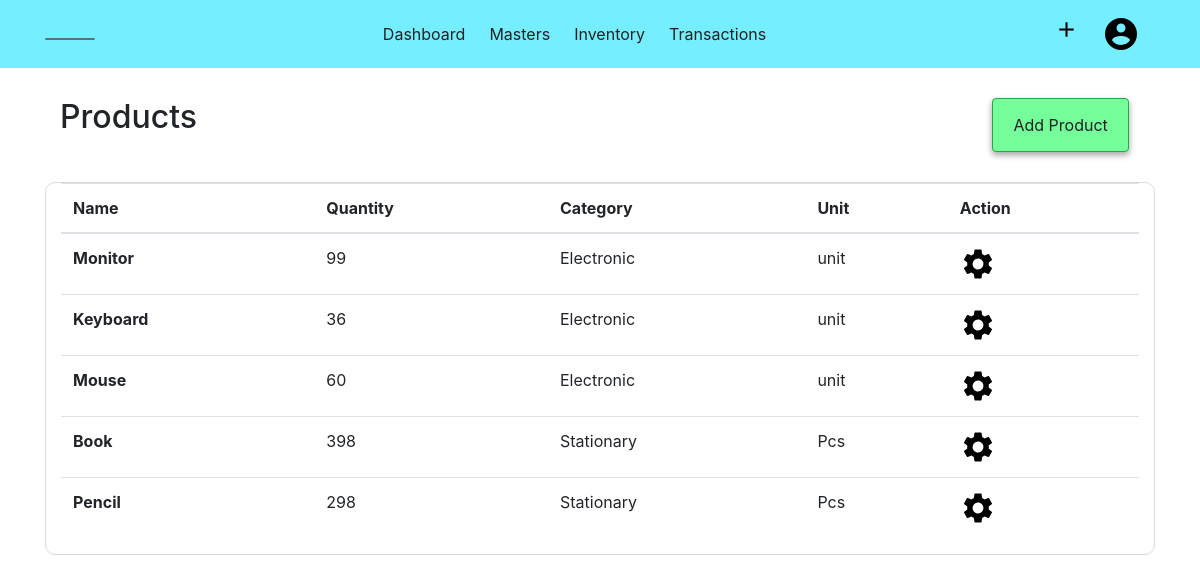
The app's page /product (signed in) with its own data.
### acsystem/models.py (models this page shows, shortened)
class Product(db.Model):
    id = db.Column(db.Integer, primary_key=True)
    name = db.Column(db.String(40), nullable=False)
    category = db.Column(db.Integer, db.ForeignKey('productcategory.id', ondelete="CASCADE"), nullable=False)
    unit = db.Column(db.Integer, db.ForeignKey('unit.id'), nullable=False)
    quantity = db.Column(db.Integer, default=0)
    rate = db.Column(db.Integer)
    salesprice = db.Column(db.Integer)
    salesproduct = db.relationship('SalesItem',backref="productdetail", lazy=True)
    company_id = db.Column(db.Integer, db.ForeignKey('company.id', ondelete="CASCADE"), nullable=False)

class Productcategory(db.Model):
    id = db.Column(db.Integer, primary_key=True)
    name = db.Column(db.String(40), nullable=False)
    products = db.relationship('Product', backref='undercategory', lazy=True, cascade="all, delete-orphan")
    company_id = db.Column(db.Integer, db.ForeignKey('company.id', ondelete="CASCADE"), nullable=False)

class Unit(db.Model):
    id = db.Column(db.Integer, primary_key=True)
    symbol = db.Column(db.String(10), nullable=False)
    name = db.Column(db.String(40))
    products = db.relationship('Product', backref='underunit', lazy=True, cascade="all, delete-orphan")
    company_id = db.Column(db.Integer, db.ForeignKey('company.id', ondelete="CASCADE"), nullable=False)

### acsystem/product/routes.py (the view)
@products.route("/product")
@login_required
def product():
    if current_user.activecompany == 0:
        flash(f"No Company is Activated! ","warning")
        return redirect(url_for('company.companies'))
    productlist = Product.query.filter_by(company_id = current_user.activecompany).all()
    return render_template('producttemplate/products.html', title="Products", productlist = productlist);

### acsystem/models.py (called while the page is built)
@login_manager.user_loader
def load_user(user_id):
    return User.query.get(int(user_id))

### acsystem/templates/producttemplate/products.html
{% extends "layout.html"%}
{% block content %}
<div class="container">
    <div class="container-fluid">
        <h2 class="float-left">Products</h2>
        <ul class="nav justify-content-end">
            <li class="btn btn-success float-right">
                <a class="nav-link" href="{{ url_for('products.addproduct') }}">Add Product</a>
            </li>
        </ul>
    </div>
    <div class="container-fluid" style="border:1px solid rgb(218, 218, 218); border-radius:10px;">
        <table class="table table-hover">
            <thead>
                <tr>
                    <th scope="col">Name</th>
                    <th scope="col">Quantity</th>
                    <th scope="col">Category</th>
                    <th scope="col">Unit</th>
                    <th scope="col">Action</th>
                </tr>
            </thead>
            <tbody>
                {% for product in productlist %}
                <tr>
                    <th scope="row">{{product.name }}</th>
                    <td>{{ product.quantity }}</td>
                    <td>{{ product.undercategory.name }}</td>
                    <td>{{ product.underunit.symbol }}</td>
                    <td>
                        <a href="{{ url_for('products.productdetail', product_id = product.id) }}">
                        <img src="{{ url_for('static',filename='images/setting.png') }}" alt="Setting">
                        </a>
                    </td>
                {% endfor %}
            </tbody>
        </table>
    </div>
</div>
{% endblock content %}

### acsystem/static/main.css (style rules this page uses)
a { color: rgb(34, 34, 34) !important; }

### acsystem/static/style.css (style rules this page uses)
.btn { -webkit-box-shadow: 0 3px 6px rgba(0, 0, 0, 0.16), 0 3px 6px rgba(0, 0, 0, 0.23); box-shadow: 0 3px 6px rgba(0, 0, 0, 0.16), 0 3px 6px rgba(0, 0, 0, 0.23); }
.nav-link { color: rgba(12, 12, 12, 0.76); padding: .5rem !important; }
.btn { margin: 0 .7rem; }
.btn-success { background-color: #75ff9b !important; }
.container-fluid { margin-top: 30px !important; }

### records on screen
Product: name "Monitor", quantity "99", undercategory.name "Electronic", underunit.symbol "unit"
Product: name "Keyboard", quantity "36", undercategory.name "Electronic", underunit.symbol "unit"
Product: name "Mouse", quantity "60", undercategory.name "Electronic", underunit.symbol "unit"
Product: name "Book", quantity "398", undercategory.name "Stationary", underunit.symbol "Pcs"
Product: name "Pencil", quantity "298", undercategory.name "Stationary", underunit.symbol "Pcs"
